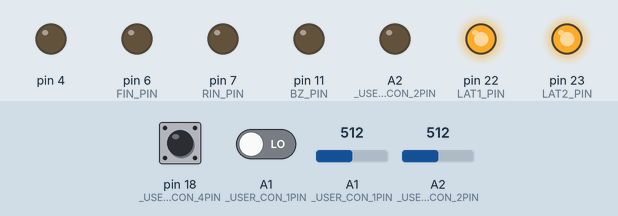
The sketch below on a simulated Arduino Leonardo, built with avr-gcc and run on an emulated ATmega32U4. On the bench: output pins drawn as LEDs (lit = HIGH). The inputs (shaded band) are chosen by the test bench; at power-on: pin 18 (_USER_CON_4PIN) HIGH, A1 (_USER_CON_1PIN) LOW, A1 (_USER_CON_1PIN) = 512, A2 (_USER_CON_2PIN) = 512.

Above: at 0.1 s.
Timing chart, 0 to 1.6 s (numbered marks = the images above):
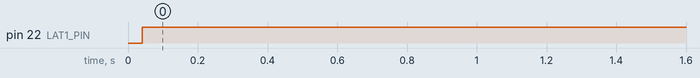

The sketch:

kadai5.ino
```cpp
// 15:57

// ボリュームをjs← →とし、sw2をjs↓とする

#define USE_TIMER3_ISR
#include "mono_con.h"

const int lo = 0 + 200;
const int hi = 1023 - 200;

const int wt[4] = { 100, 500, 1000, 2000 };
int wtidx = 0;

int tsw, sw, xjs, yjs;
int presw, prexjs, preyjs;
int xjsps = 0, dir = 1;
bool swps = false, jsps = false;

int count = 0;

word in = 0, tc = 0;

typedef enum {
	COUNT,
	STOP
} Status;
Status st = COUNT;

void onedisp(int n) {
	static int pren = -1;
	if (n != pren) {
		pren = n;
		disp(num[n / 16], num[n % 16]);
	}
}

ISR(TIMER3_COMPA_vect) {
	if (in++ > 5) {
		in = 0;

		tsw = digitalRead(_USER_CON_5PIN);
		sw = digitalRead(_USER_CON_4PIN);
		xjs = analogRead(A1);
		yjs = analogRead(A2);

		if (sw == LOW && presw == HIGH) swps = true;
		if (yjs > hi && preyjs <= hi) jsps = true;
		if (xjs > hi && prexjs <= hi) xjsps = -1;
		if (xjs < lo && prexjs >= lo) xjsps = 1;

		presw = sw;
		preyjs = yjs;
		prexjs = xjs;
	}

	if (st == COUNT) tc++;
}

void setup() {
	config_init();
	serial_init();

	tsw = digitalRead(_USER_CON_5PIN);
	sw = presw = digitalRead(_USER_CON_4PIN);
	xjs = prexjs = analogRead(A1);
	yjs = preyjs = analogRead(A2);

	disp(num[0], num[0]);
}

void loop() {
	if (swps) {
		swps = false;
		if (st == COUNT) st = STOP;
		else st = COUNT;
	}

	if (jsps) {
		jsps = false;
		count = 0;
	}

	if (xjsps != 0) {
		if (xjsps == 1) {
			if (wtidx < 3) wtidx++;
		} else {
			if (wtidx > 0) wtidx--;
		}
		xjsps = 0;
	}

	if (tsw == HIGH) dir = -1;
	else dir = 1;

	switch (st) {
	case COUNT:
		if (tc > wt[wtidx]) {
			tc = 0;
			count += dir;
			if (count < 0) count = 255;
			else if (count > 255) count = 0;
		}

		break;
	case STOP:
		break;
	}

	onedisp(count);
}
```

mono_con.h
```cpp
//===================================================================================================================
//
//  高校生ものづくりコンテスト2026岡山県大会用 ArduinoShield
//
//    出力回路: 百エディケーション製
//    https://hyakuedu.wordpress.com/
//
//    CPU Board: Arduino MEGA 2560 R3
//                                     2026/01/08 OKAKO
//
//===================================================================================================================
#ifndef _MONO_CON_2026_H
#define _MONO_CON_2026_H

//--- Arduino  ATmega2560 Input
#define _USER_CON_1PIN A1
#define _USER_CON_2PIN A2
#define _USER_CON_3PIN 17
#define _USER_CON_4PIN 18
#define _USER_CON_5PIN 19
#define _USER_CON_6PIN 40
#define _USER_CON_7PIN 42
#define _USER_CON_8PIN 20 //GND

//--- OKAKO_Shield_CN2
#define BOARD_SW_PIN 26
#define BZ_PIN 11
#define FIN_PIN 6
#define RIN_PIN 7
#define LAT2_PIN 23
#define LAT1_PIN 22
#define SCK_PIN 24
#define SDI_PIN 25

//--- セグメントLED 0-9,blank
const int num[17] = { 0x3f, 0x06, 0x5b, 0x4f, 0x66,  //0, 1, 2, 3, 4
                      0x6d, 0x7d, 0x27, 0x7f, 0x6f,  //5, 6, 7, 8, 9
                      0x77, 0x7f, 0x39, 0x3f, 0x79, 0x71, // A, B, C, D, E, F
                      0x00 };                        //blank

//--- レジスタ初期設定
void config_init(void) {
  pinMode(_USER_CON_1PIN, INPUT);
  pinMode(_USER_CON_2PIN, INPUT);
  pinMode(_USER_CON_3PIN, INPUT);
  pinMode(_USER_CON_4PIN, INPUT);
  pinMode(_USER_CON_5PIN, INPUT);
  pinMode(_USER_CON_6PIN, INPUT);
  pinMode(_USER_CON_7PIN, INPUT);

  pinMode(_USER_CON_8PIN, OUTPUT);
  digitalWrite(_USER_CON_8PIN, LOW); //IN_D4をGND設定

  pinMode(BOARD_SW_PIN, INPUT);
  pinMode(BZ_PIN, OUTPUT);
  pinMode(RIN_PIN, OUTPUT);
  pinMode(FIN_PIN, OUTPUT);
  pinMode(LAT1_PIN, OUTPUT);
  pinMode(LAT2_PIN, OUTPUT);
  pinMode(SCK_PIN, OUTPUT);
  pinMode(SDI_PIN, OUTPUT);

  ////////// DCモータ制御用PWM信号生成用のタイマ(Timer4)の周波数を31.37KHzに変更 //////////
  TCCR4B = (TCCR4B & 0b11111000) | 0x01;

#ifdef USE_TIMER3_ISR
  ////////// 1ms割り込み用のタイマ(Timer3)の初期化 //////////
  TCCR3A = 0;
  TCCR3B = 0x0b;
  // OCR3A = 124;
  OCR3A = 249;
  TIMSK3 = 2;
#endif
}

//--- 構造体宣言bitset
struct bitset {
  int SDI : 1;   // bit0 シリアルデータ
  int SCK : 1;   // bit1 シリアルクロック
  int LAT1 : 1;  // bit2 7seg LED 系ラッチ
  int LAT2 : 1;  // bit3 フルカラーLED,step モータ系ラッチ
  int DCM : 2;   // bit4,5 DC モータの動作モード
  int BZ : 1;    // bit6 圧電スピーカ
  int TSW : 1;   // bit7 タクトスイッチ入力
};
struct bitset RC;  // 構造体変数

//--- 共用体宣言lm (LED & step Motor)
union {
  struct {               //--- 構造体宣言，bit というグループ名
    int SM : 4;   // bit0 ～ bit3 ステッピングモータ励磁信号
    int R : 1;    // bit4 フルカラーLED，赤色
    int B : 1;    // bit5 フルカラーLED，青色
    int G : 1;    // bit6 フルカラーLED，緑色
    int res : 1;  // bit7 未使用
  } bit;          // bit アクセス名
  struct {
    int SM : 4;
    int GBR : 3;  // フルカラーLED, カラーコードを3bitで指定
    int res : 1;
  } color;  // GBRを3ビットアクセス名
  int b8;   // byte アクセス名
} lm;       // 共用体変数名

//--- U1,U2,U3初期化
void serial_init(void) {
  // U1, U2
  digitalWrite(LAT1_PIN, LOW);
  shiftOut(SDI_PIN, SCK_PIN, MSBFIRST, 0x00);
  shiftOut(SDI_PIN, SCK_PIN, MSBFIRST, 0x00);
  digitalWrite(LAT1_PIN, HIGH);

  // U3
  digitalWrite(LAT2_PIN, LOW);
  shiftOut(SDI_PIN, SCK_PIN, MSBFIRST, 0x00);
  digitalWrite(LAT2_PIN, HIGH);
}

//--- 2桁7セグメントLEDの表示関数
void disp(char leftPat, char rightPat) {
  digitalWrite(LAT1_PIN, LOW);
  shiftOut(SDI_PIN, SCK_PIN, MSBFIRST, leftPat);
  shiftOut(SDI_PIN, SCK_PIN, MSBFIRST, rightPat);
  digitalWrite(LAT1_PIN, HIGH);
}

//--- ステッピングモータの初期設定関数
int stepm_init(int n) {
  int spm[5] = { 0x9,     // A
                 0xc,     // B
                 0x6,     // nA
                 0x3,     // nB
                 0x00 };  // Stop

  return spm[n];
}

//--- フルカラーLEDとステッピングモータの動作制御関数
void led_stepmotor(char n) {
  digitalWrite(LAT2_PIN, LOW);
  shiftOut(SDI_PIN, SCK_PIN, MSBFIRST, n);
  digitalWrite(LAT2_PIN, HIGH);
}

#endif
```

Measured:
- by itself, pin 22 (LAT1_PIN): LOW → HIGH at 0.04 s
